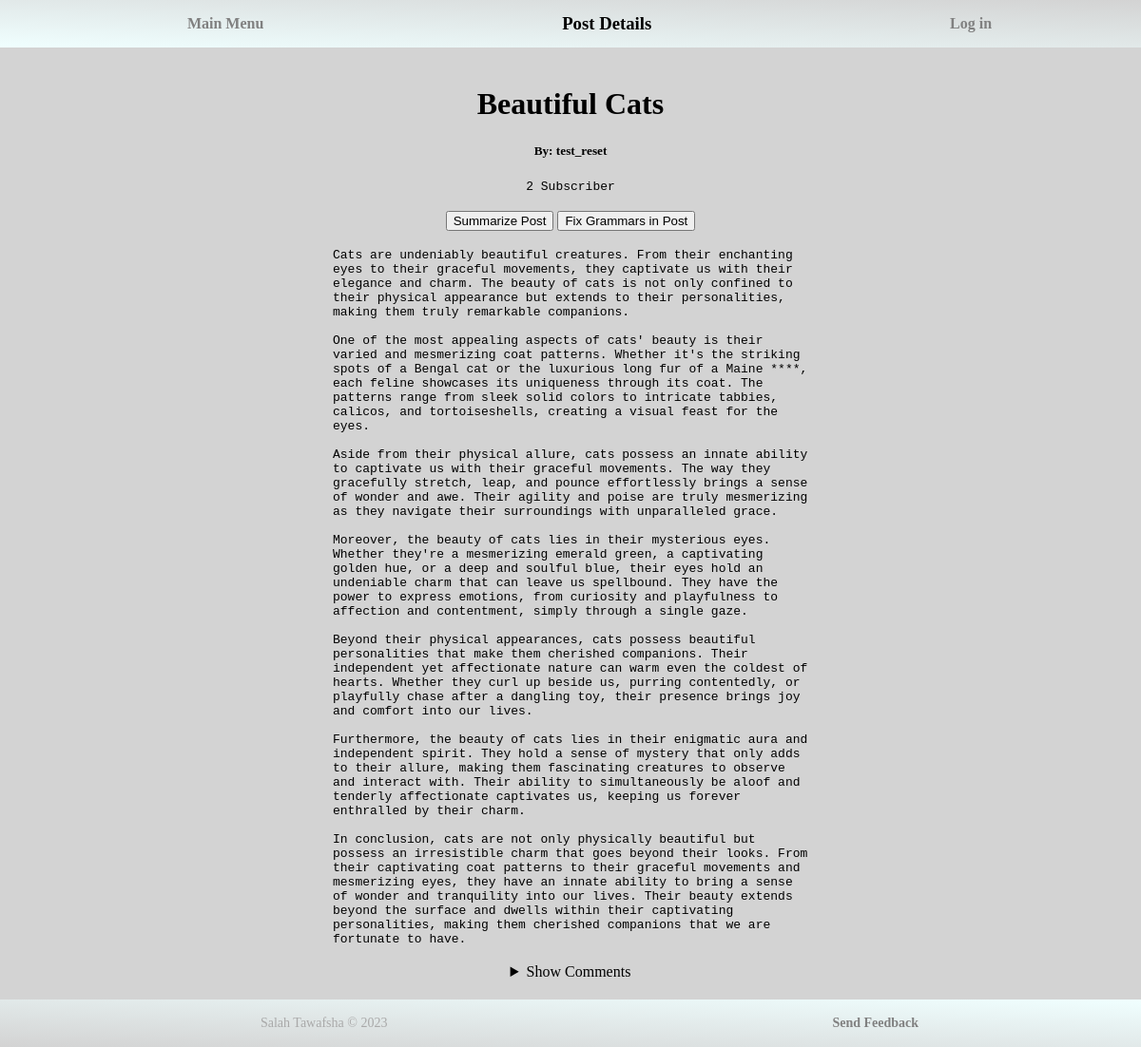
The app's page /posts/post-details/beautiful-cats-505662646/ with its own data.
### posts/models.py (models this page shows, shortened)
class Post(models.Model):
    STATUS_CHOICES = (
        ("D", "Draft"),
        ("P", "Published"),
    )
    objects = models.Manager()
    published_objects = PublishedPostManager()
    all_objects = DraftManager()
    title = models.CharField("Post Title", max_length=100)
    slug = models.SlugField(unique=True, blank=False, null=False)
    author = models.ForeignKey(User, on_delete=models.CASCADE)
    body = models.TextField("Post body", max_length=5000)
    publish = models.DateTimeField("Data of publish", default=timezone.now)
    created = models.DateTimeField("Data of create", auto_now_add=True)
    updated = models.DateTimeField("Data of last update", auto_now=True)
    status = models.CharField(default="P",
                              max_length=10,
                              choices=STATUS_CHOICES)

### posts/views.py (the view, shortened to what this page needs)
# urls.py: path("post-details/<slug:slug>/", views.post_details, name="post_details"),
def post_details(request, slug):
    try:
        post = get_object_or_404(Post, slug=slug)
        if request.GET.get("summary"):
            post.body = GPT.summarize_post(post.body)
        if request.GET.get("grammar"):
            post.body = GPT.fix_grammar(post.body)
        if request.user.is_authenticated:
            user = request.user
            try:
                notification = CreatePostNotification.objects.get(post=post, user=user)
                notification.delete()
            except CreatePostNotification.DoesNotExist:
                pass
            if post.author != user and not user.usertracking.is_can_read_post():
                return redirect("index")
            if request.GET.get("edit") and post.author == request.user and not post.author.usertracking.is_blocked():
                form = PostForm(initial={"title": post.title, "body": post.body})
                return render(request, "posts/postDetail.html", {"post": post, 'form': form, "edit": True})
            if post.author != user:
                user.usertracking.increment_read_posts(post)
            form = AddCommentForm(initial={"name": user.username, "email": user.email})
            form.fields["name"].widget = forms.HiddenInput()
            form.fields["email"].widget = forms.HiddenInput()
        else:
            form = AddCommentForm()
        context = {"post": post, "form": form}
        if request.user.is_authenticated and request.user != post.author:
            context["current_viewing_number"] = ordinal(request.user.usertracking.day_read_posts_num)
            context[
                "remaining_viewing_number"] = (
                    MAX_ALLOWED_READ_POSTS_IN_DAY - request.user.usertracking.day_read_posts_num)
        return render(request, "posts/postDetail.html", context)
    except OperationalError:
        return render(request, "database_error.html")

### posts/templates/posts/postDetail.html (shortened to what this page needs)
{% extends "posts/base_site.html" %}
{% block header_title %}Post Details{% endblock %}
{% block main %}
    {% if not edit %}
        <h1>{{ post.title }}</h1>
        {% if request.user.is_authenticated and post.author == request.user %}
            <button onclick="location.href='/posts/post-details/{{ post.slug }}?edit=1'">Edit Post</button>
        {% else %}
            <h5>By: {{ post.author }}</h5>
            <pre style="text-align: center">{{ post.author.subscribed_users.count }} Subscriber</pre>
            <br>
        {% endif %}
        <button onclick="location.href='/posts/post-details/{{ post.slug }}?edit=1&summary=1'">Summarize Post</button>
        <button onclick="location.href='/posts/post-details/{{ post.slug }}?edit=1&grammar=1'">Fix Grammars in Post
        </button>
        <br><br>
        <pre id="post_body">{{ post.body }}</pre>
        <br>
        <details {% if expand_comment %}open{% endif %}>
            <summary>Show Comments</summary>
        </details>
    {% endif %}
{% endblock %}

### posts/static/posts/style.css (style rules this page uses)
html, body { margin: 0; height: 100%; width: 100%; background-color: lightgrey; }
*, *::before, *::after { box-sizing: border-box; }
body { display: flex; flex-direction: column; }
html { display: table; margin: auto; }
h1 { text-align: center; }
pre { margin: auto; max-width: 500px; overflow-x: auto; white-space: pre-wrap; word-wrap: break-word; text-align: left; }

### records on screen
Post: title "Beautiful Cats", author "test_reset", author.subscribed_users.count "2", body "Cats are undeniably beautiful creatures. From their enchanting eyes to their graceful movements, they captivate us with their elegance and charm. The beauty of cats is not only confined to their physical appearance but extends to their personalities, making them truly remarkable companions. One of the most appealing aspects of cats' beauty is their varied and mesmerizing coat patterns. Whether it's the striking spots of a Bengal cat or the luxurious long fur of a Maine ****, each feline showcases its uniqueness through its coat. The patterns range from sleek solid colors to intricate tabbies, calicos, and tortoiseshells, creating a visual feast for the eyes. Aside from their physical…"
